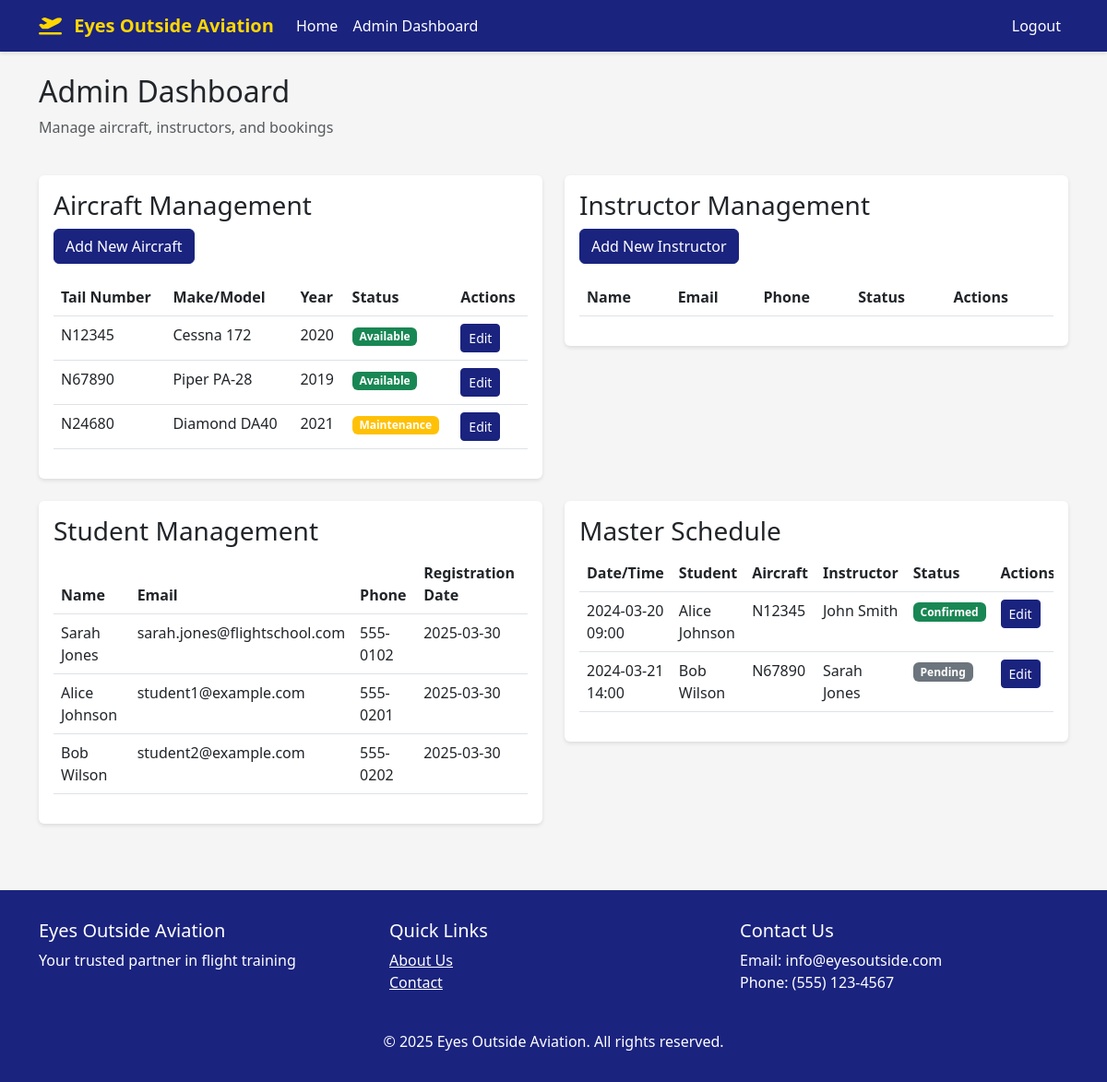
The page /admin/ (signed in) on the database its author committed.
### app/models.py (models this page shows, shortened)
class Aircraft(db.Model):
    id = db.Column(db.Integer, primary_key=True)
    tail_number = db.Column(db.String(10), unique=True, nullable=False)
    make_model = db.Column(db.String(100), nullable=False)
    year = db.Column(db.Integer)
    status = db.Column(db.String(20), default='available')  # available, maintenance, retired
    created_at = db.Column(db.DateTime, default=datetime.utcnow)
    bookings = db.relationship('Booking', backref='aircraft', lazy='dynamic')

class User(UserMixin, db.Model):
    id = db.Column(db.Integer, primary_key=True)
    email = db.Column(db.String(120), unique=True, nullable=False)
    first_name = db.Column(db.String(64))
    last_name = db.Column(db.String(64))
    name = db.Column(db.String(128))  # Full name, computed from first_name and last_name
    phone = db.Column(db.String(20))
    address = db.Column(db.String(256))
    password_hash = db.Column(db.String(128))
    is_admin = db.Column(db.Boolean, default=False)
    is_instructor = db.Column(db.Boolean, default=False)
    student_id = db.Column(db.String(20), unique=True)
    certificates = db.Column(db.String(200))
    status = db.Column(db.String(20), default='active')  # active, unavailable, inactive
    created_at = db.Column(db.DateTime, default=datetime.utcnow)
    bookings_as_student = db.relationship('Booking', backref='student', lazy='dynamic',
                                        foreign_keys='Booking.student_id')
    bookings_as_instructor = db.relationship('Booking', backref='instructor', lazy='dynamic',
                                           foreign_keys='Booking.instructor_id')

class Booking(db.Model):
    id = db.Column(db.Integer, primary_key=True)
    student_id = db.Column(db.Integer, db.ForeignKey('user.id'), nullable=False)
    instructor_id = db.Column(db.Integer, db.ForeignKey('user.id'), nullable=True)  # Optional instructor
    aircraft_id = db.Column(db.Integer, db.ForeignKey('aircraft.id'), nullable=False)
    start_time = db.Column(db.DateTime, nullable=False)
    end_time = db.Column(db.DateTime, nullable=False)
    status = db.Column(db.String(20), default='pending')  # pending, confirmed, completed, cancelled
    created_at = db.Column(db.DateTime, default=datetime.utcnow)
    updated_at = db.Column(db.DateTime, default=datetime.utcnow, onupdate=datetime.utcnow)

### app/routes/admin.py (the view)
@bp.route('/')
@login_required
@admin_required
def admin_dashboard():
    users = User.query.all()
    aircraft = Aircraft.query.all()
    bookings = Booking.query.all()
    return render_template('admin/dashboard.html', users=users, aircraft=aircraft, bookings=bookings)

### app/__init__.py (called while the page is built)
def create_app(config_class=Config):
    app = Flask(__name__)
    app.config.from_object(config_class)
    db.init_app(app)
    login_manager.init_app(app)
    mail.init_app(app)
    migrate.init_app(app, db)
    login_manager.login_view = 'auth.login'
    login_manager.login_message = 'Please log in to access this page.'
    from app.routes import auth, admin, booking, main
    app.register_blueprint(auth.bp, url_prefix='/auth')
    app.register_blueprint(admin.bp, url_prefix='/admin')
    app.register_blueprint(booking.bp, url_prefix='/booking')
    app.register_blueprint(main.bp)
    @app.context_processor
    def utility_processor():
        return {'now': datetime.now()}
    with app.app_context():
        db.create_all()
        db.session.commit()
    return app

@login_manager.user_loader
def load_user(id):
    return User.query.get(int(id))

### app/routes/admin.py (called while the page is built)
def admin_required(f):
    @wraps(f)
    def decorated_function(*args, **kwargs):
        if not current_user.is_authenticated or not current_user.is_admin:
            flash('You need to be an admin to access this page.', 'error')
            return redirect(url_for('main.index'))
        return f(*args, **kwargs)
    return decorated_function

### app/templates/admin/dashboard.html (shortened to what this page needs)
{% extends "base.html" %}
{% block content %}
<div class="row">
    <div class="col-md-12 mb-4">
        <h2>Admin Dashboard</h2>
        <p class="text-muted">Manage aircraft, instructors, and bookings</p>
    </div>
</div>
<div class="row">
    <div class="col-md-6 mb-4">
        <div class="card">
            <div class="card-body">
                <h3 class="card-title">Aircraft Management</h3>
                <button type="button" class="btn btn-primary mb-3" data-bs-toggle="modal" data-bs-target="#addAircraftModal">
                    Add New Aircraft
                </button>
                <div class="table-responsive">
                    <table class="table">
                        <thead>
                            <tr>
                                <th>Tail Number</th>
                                <th>Make/Model</th>
                                <th>Year</th>
                                <th>Status</th>
                                <th>Actions</th>
                            </tr>
                        </thead>
                        <tbody>
                            {% for aircraft in aircraft %}
                            <tr>
                                <td>{{ aircraft.tail_number }}</td>
                                <td>{{ aircraft.make_model }}</td>
                                <td>{{ aircraft.year }}</td>
                                <td>
                                    <span class="badge bg-{{ 'success' if aircraft.status == 'available' else 'warning' }}">
                                        {{ aircraft.status|title }}
                                    </span>
                                </td>
                                <td>
                                    <button type="button" class="btn btn-sm btn-primary" data-bs-toggle="modal" data-bs-target="#editAircraftModal{{ aircraft.id }}">
                                        Edit
                                    </button>
                                </td>
                            </tr>
                            {% endfor %}
                        </tbody>
                    </table>
                </div>
            </div>
        </div>
    </div>
    <div class="col-md-6 mb-4">
        <div class="card">
            <div class="card-body">
                <h3 class="card-title">Instructor Management</h3>
                <button type="button" class="btn btn-primary mb-3" data-bs-toggle="modal" data-bs-target="#addInstructorModal">
                    Add New Instructor
                </button>
                <div class="table-responsive">
                    <table class="table">
                        <thead>
                            <tr>
                                <th>Name</th>
                                <th>Email</th>
                                <th>Phone</th>
                                <th>Status</th>
                                <th>Actions</th>
                            </tr>
                        </thead>
                    </table>
                </div>
            </div>
        </div>
    </div>
</div>
<div class="row">
    <div class="col-md-6 mb-4">
        <div class="card">
            <div class="card-body">
                <h3 class="card-title">Student Management</h3>
                <div class="table-responsive">
                    <table class="table">
                        <thead>
                            <tr>
                                <th>Name</th>
                                <th>Email</th>
                                <th>Phone</th>
                                <th>Registration Date</th>
                            </tr>
                        </thead>
                        <tbody>
                            {% for user in users if not user.is_admin %}
                            <tr>
                                <td>{{ user.first_name }} {{ user.last_name }}</td>
                                <td>{{ user.email }}</td>
                                <td>{{ user.phone }}</td>
                                <td>{{ user.created_at.strftime('%Y-%m-%d') }}</td>
                            </tr>
                            {% endfor %}
                        </tbody>
                    </table>
                </div>
            </div>
        </div>
    </div>
    <div class="col-md-6 mb-4">
        <div class="card">
            <div class="card-body">
                <h3 class="card-title">Master Schedule</h3>
                <div class="table-responsive">
                    <table class="table">
                        <thead>
                            <tr>
                                <th>Date/Time</th>
                                <th>Student</th>
                                <th>Aircraft</th>
                                <th>Instructor</th>
                                <th>Status</th>
                                <th>Actions</th>
                            </tr>
                        </thead>
                        <tbody>
                            {% for booking in bookings %}
                            <tr>
                                <td>{{ booking.start_time.strftime('%Y-%m-%d %H:%M') }}</td>
                                <td>{{ booking.student.first_name }} {{ booking.student.last_name }}</td>
                                <td>{{ booking.aircraft.tail_number }}</td>
                                <td>{% if booking.instructor %}{{ booking.instructor.first_name }} {{ booking.instructor.last_name }}{% else %}Solo{% endif %}</td>
                                <td>
                                    <span class="badge bg-{{ 'success' if booking.status == 'confirmed' else 'secondary' }}">
                                        {{ booking.status|title }}
                                    </span>
                                </td>
                                <td>
                                    <button type="button" class="btn btn-sm btn-primary" data-bs-toggle="modal" data-bs-target="#editBookingModal{{ booking.id }}">
                                        Edit
                                    </button>
                                </td>
                            </tr>
                            {% endfor %}
                        </tbody>
                    </table>
                </div>
            </div>
        </div>
    </div>
</div>
{% endblock %}

### app/templates/base.html (shortened to what this page needs)
<!DOCTYPE html>
<html lang="en">
<head>
    <link href="https://cdn.jsdelivr.net/npm/bootstrap@5.3.0/dist/css/bootstrap.min.css" rel="stylesheet">
    <link href="https://cdnjs.cloudflare.com/ajax/libs/font-awesome/6.0.0/css/all.min.css" rel="stylesheet">
</head>
<body>
    <nav class="navbar navbar-expand-lg navbar-dark">
        <div class="container">
            <a class="navbar-brand" href="{{ url_for('main.index') }}">
                <i class="fas fa-plane-departure me-2"></i>
                Eyes Outside Aviation
            </a>
            <div class="collapse navbar-collapse" id="navbarNav">
                <ul class="navbar-nav me-auto">
                    <li class="nav-item">
                        <a class="nav-link" href="{{ url_for('main.index') }}">Home</a>
                    </li>
                    {% if current_user.is_authenticated %}
                        {% if current_user.is_admin %}
                            <li class="nav-item">
                                <a class="nav-link" href="{{ url_for('admin.admin_dashboard') }}">Admin Dashboard</a>
                            </li>
                        {% else %}
                            <li class="nav-item">
                                <a class="nav-link" href="{{ url_for('booking.dashboard') }}">Book a Flight</a>
                            </li>
                        {% endif %}
                    {% endif %}
                </ul>
                <ul class="navbar-nav">
                    {% if current_user.is_authenticated %}
                        <li class="nav-item">
                            <a class="nav-link" href="{{ url_for('auth.logout') }}">Logout</a>
                        </li>
                    {% endif %}
                </ul>
            </div>
        </div>
    </nav>
    <div class="container mt-4">
        {% block content %}{% endblock %}
    </div>
    <footer class="footer">
        <div class="container">
            <div class="row">
                <div class="col-md-4">
                    <h5>Eyes Outside Aviation</h5>
                    <p>Your trusted partner in flight training</p>
                </div>
                <div class="col-md-4">
                    <h5>Quick Links</h5>
                    <ul class="list-unstyled">
                        <li><a href="{{ url_for('main.about') }}" class="text-white">About Us</a></li>
                        <li><a href="{{ url_for('main.contact') }}" class="text-white">Contact</a></li>
                    </ul>
                </div>
                <div class="col-md-4">
                    <h5>Contact Us</h5>
                    <p>Email: info@eyesoutside.com<br>
                    Phone: (555) 123-4567</p>
                </div>
            </div>
            <div class="row mt-4">
                <div class="col-12 text-center">
                    <p class="mb-0">&copy; {{ now.year }} Eyes Outside Aviation. All rights reserved.</p>
                </div>
            </div>
        </div>
    </footer>
</body>
</html>

### app/templates/base.html (style rules this page uses)
:root { --primary-color: #1a237e; --secondary-color: #0d47a1; --accent-color: #ffd700; }
body { font-family: 'Segoe UI', Tahoma, Geneva, Verdana, sans-serif; background-color: #f5f5f5; }
.navbar { background-color: var(--primary-color); box-shadow: 0 2px 4px rgba(0,0,0,0.1); }
.navbar-brand { color: var(--accent-color) !important; font-weight: bold; }
.nav-link { color: white !important; transition: color 0.3s ease; }
.btn-primary { background-color: var(--primary-color); border-color: var(--primary-color); }
.card { border: none; box-shadow: 0 2px 4px rgba(0,0,0,0.1); transition: transform 0.3s ease; }
.footer { background-color: var(--primary-color); color: white; padding: 2rem 0; margin-top: 3rem; }

### rows shown on the page
Aircraft: tail_number "N12345", make_model "Cessna 172", year "2020", status "Available"
Aircraft: tail_number "N67890", make_model "Piper PA-28", year "2019", status "Available"
Aircraft: tail_number "N24680", make_model "Diamond DA40", year "2021", status "Maintenance"
User: first_name "Sarah", last_name "Jones", email "sarah.jones@flightschool.com", phone "555-0102", created_at "2025-03-30"
User: first_name "Alice", last_name "Johnson", email "student1@example.com", phone "555-0201", created_at "2025-03-30"
User: first_name "Bob", last_name "Wilson", email "student2@example.com", phone "555-0202", created_at "2025-03-30"
Booking: start_time "2024-03-20 09:00", student.first_name "Alice", student.last_name "Johnson", aircraft.tail_number "N12345", instructor.first_name "John", instructor.last_name "Smith", status "Confirmed"
Booking: start_time "2024-03-21 14:00", student.first_name "Bob", student.last_name "Wilson", aircraft.tail_number "N67890", instructor.first_name "Sarah", instructor.last_name "Jones", status "Pending"
